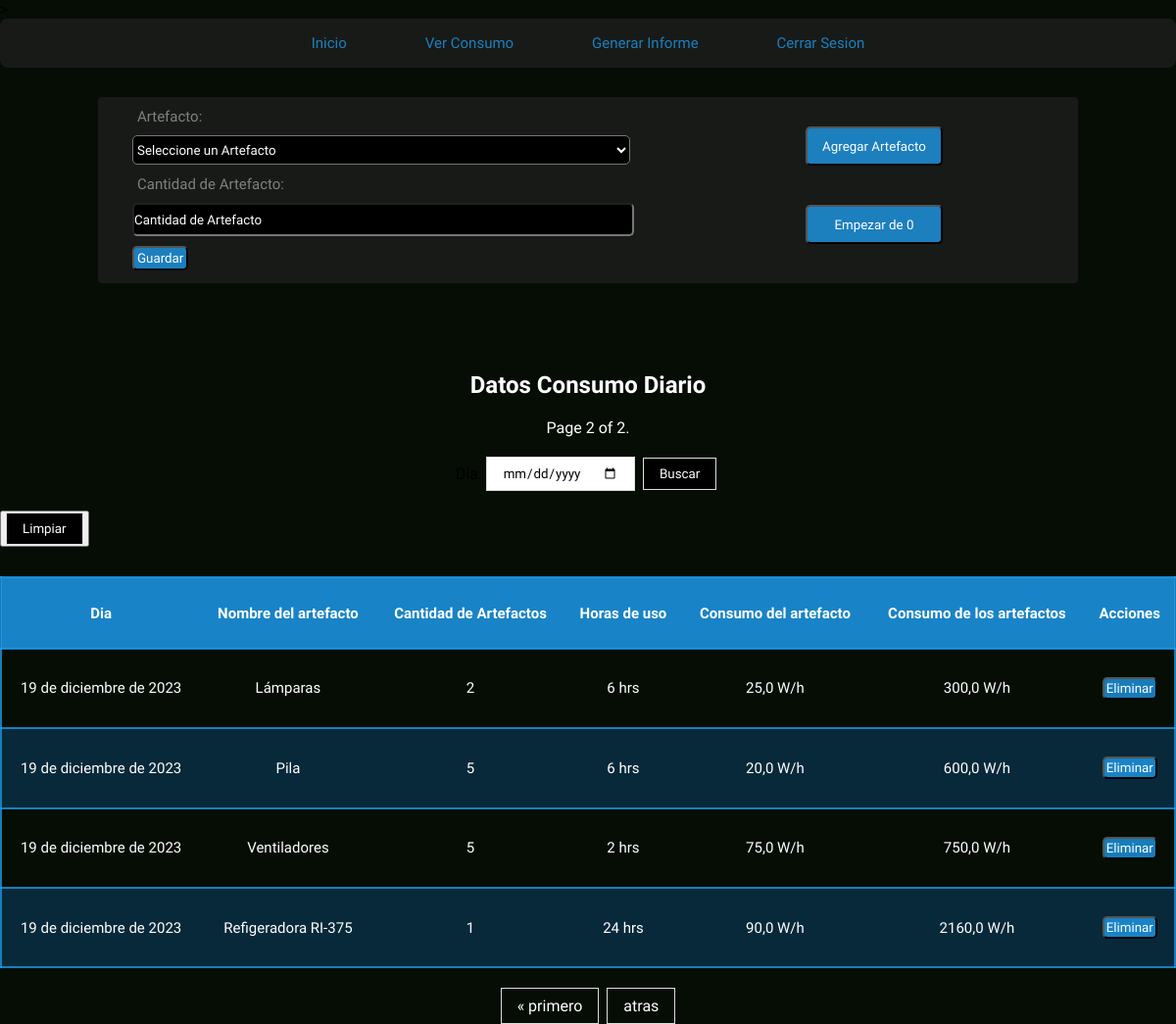
Page /paginaUsuario/inventario/?page=2 (signed in) on the earlier database version.
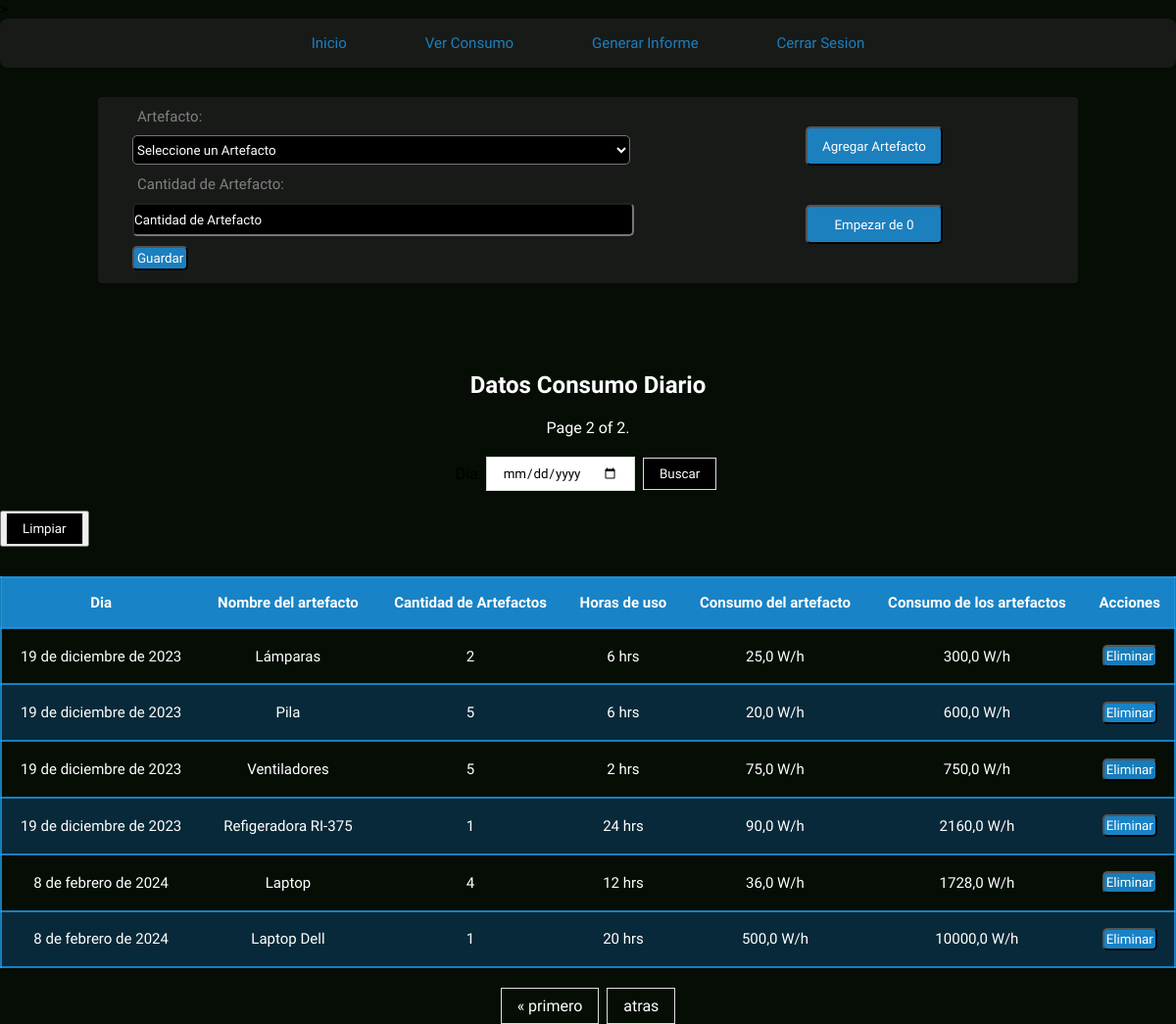
Same page on the later database version.
### energy/models.py (models this page shows, shortened)
class Inventario(models.Model):
    user = models.ForeignKey(User, on_delete=models.CASCADE)
    artefacto = models.ForeignKey(Artefacto, on_delete=models.SET_NULL, null=True, related_name="artefacto_list")
    dia = models.DateField(default=datetime.now)
    cantidad_artefacto = models.PositiveIntegerField()
    consumo_artefacto = models.FloatField(default=0)

class Artefacto(models.Model):
    user = models.ForeignKey(User, on_delete=models.CASCADE)
    nombre_artefacto = models.CharField(max_length=20)
    consumo_wh = models.FloatField(default=0)
    horas_de_uso = models.PositiveIntegerField(default=0)
    def __str__(self):
        return f"{self.nombre_artefacto}"

### energy/views.py (the view, shortened to what this page needs)
# urls.py: path('paginaUsuario/inventario/', inventario, name="inventario"),
def inventario(request):
    if request.user.is_anonymous:
        return redirect('home')
    if request.user.is_authenticated:
        inventario_artefacto = Inventario.objects.filter(user=request.user)
        consumo_diario_del_mes = Informe.objects.filter(user=request.user)
        if request.method == 'GET':
            form = InventarioForm(user=request.user)
            inventario_artefacto = inventario_artefacto.order_by('dia')
            paginacion_inventario = Paginator(inventario_artefacto, 10)
            numero_pagina = request.GET.get('page')
            inventario_artefacto = paginacion_inventario.get_page(numero_pagina)
            return render(request, 'energy/home/inventario.html', {
                'form': form,
                'inventario_artefacto': inventario_artefacto,
                'consumo_diario': consumo_diario_del_mes,
                'eliminar_inventario': eliminar_inventario,
                'filtrar_inventario': FiltrarInventarioForm
            })
        return render(request, 'energy/home/inventario.html', {
            'eliminar': eliminar_artefacto_inventario,
            'ver_todo': Inventario.objects.filter(user=request.user),
        })

### energy/forms.py
class InventarioForm(forms.ModelForm):
    artefacto = forms.ModelChoiceField(
        widget=forms.Select(attrs={'placeholder': 'Artefacto'}),
        queryset=Artefacto.objects.all(),  # Inicialmente todos los artefacto, se actualizará en el __init__
        empty_label='Seleccione un Artefacto',
        required=True,
    )
    class Meta:
        model = Inventario
        fields = ('artefacto', 'cantidad_artefacto')
        widgets = {
            'cantidad_artefacto': forms.NumberInput(attrs={'placeholder': 'Cantidad de Artefacto'}),
        }
        labels = {
            'artefacto': 'Artefacto',
            'cantidad_artefacto': 'Cantidad de Artefacto',
        }
    def __init__(self, user, *args, **kwargs):
        super(InventarioForm, self).__init__(*args, **kwargs)
        self.fields['artefacto'].queryset = Artefacto.objects.filter(user=user)

### energy/templates/energy/home/inventario.html (shortened to what this page needs)
{% load static %}
<!DOCTYPE html>
<html lang="en">
<head>
    <link rel="stylesheet" href="{% static 'energy/css/inventario.css' %}">
</head>
<body>
    <nav class="menu">
        <a href="{% url 'paginaUsuario' %}">Inicio</a>
        <a href="{% url 'proyecciones' %}">Ver Consumo</a>
        <a href="{% url 'informe' %}">Generar Informe</a>
        <a href="{% url 'cerrarSesion' %}">Cerrar Sesion</a>
    </nav>
    <div class="contenedor">
        <div class="formulario">
            <div class="form_content">
                <form method="post" action="{% url 'inventario' %}">
                    {{ form.as_p }}
                    <button type="submit">Guardar</button>
                  </form>
            </div>
            <div class="form_buttons">
                <button type="submit" ><a href="{% url 'artefacto' %}">Agregar Artefacto</a></button>
                <button type="submit"><a href="{% url 'eliminarInventario' %}"> Empezar de 0</a></button>
            </div>
        </div>
    </div>
<section class="section">
    <h1>Datos Consumo Diario</h1>
 <span class="current">
            Page {{ inventario_artefacto.number }} of {{ inventario_artefacto.paginator.num_pages }}.
 </span>
<form method="post" class="filtrar_artefacto">
    {{ filtrar_inventario }}
    <button type="submit"> Buscar</button>
</form>
<button type="submit" class="ver_todo"><a href="{% url 'inventario' %}">Limpiar</a></button>
<table>
  <tr>
      <th>Dia</th>
      <th>Nombre del artefacto</th>
      <th>Cantidad de Artefactos</th>
      <th>Horas de uso</th>
      <th>Consumo del artefacto</th>
      <th>Consumo de los artefactos</th>
      <th>Acciones</th>
  </tr>
  {% for inventario in inventario_artefacto %}
    <tr>
        <td>{{ inventario.dia }}</td>
        <td>{{ inventario.artefacto.nombre_artefacto }}</td>
        <td>{{ inventario.cantidad_artefacto }}</td>
        <td>{{ inventario.artefacto.horas_de_uso }} hrs</td>
        <td>{{ inventario.artefacto.consumo_wh }} W/h</td>
        <td>{{ inventario.consumo_artefacto }} W/h</td>
        <td>
        <form method="post" action="{% url 'eliminarArtefactoInventario' inventario.id %}">
          <button type="submit">Eliminar</button>
        </form>
        </td>
    </tr>
  {% endfor %}
</table>
<div class="pagination">
    <span class="step-links">
        {% if inventario_artefacto.has_previous %}
            <a href="?page=1">&laquo; primero</a>
            <a href="?page={{ inventario_artefacto.previous_page_number }}">atras</a>
        {% endif %}
    </span>
</div>
</section>
</body>
</html>

### energy/static/energy/css/inventario.css (style rules this page uses)
* { margin: 0; padding: 0; font-family: 'livvic', sans-serif; }
body { background-color: #050d05; }
nav { position: relative; width: 100%; height: 50px; background: #222222ab; border-radius: 8px; display: flex; justify-content: center; align-items: center; z-index: 2; }
nav a { position: relative; display: inline-block; font-size: 15px; font-weight: 500; color: #1da0f2c2; text-decoration: none; padding: 13px 35px; margin: 5px; z-index: 2; transition: color .5s; }
nav a::after { content: ''; background: linear-gradient(10deg, #222222ab, #1da0f2c2); width: 100%; height: 100%; border-radius: 8px; position: absolute; top: 100%; left: 50%; transform: translate(-50%, -50%); z-index: -1; opacity: 0; transition: top .5s, opacity .5s; }
h1 { color: white; text-align: center; }
.contenedor { display: flex; justify-content: center; }
.formulario { display: flex; margin-top: 30px; margin-bottom: 20px; padding: 0 20px; width: 80%; border-radius: 4px; background-color: #222222ab; }
.form_content { padding: 10px; width: 60%; height: 170px; }
.form_content input { width: 90%; height: 30px; border-radius: 5px; margin-top: 10px; margin-left: 5px; background-color: black; color: white; }
.form_content input::placeholder { color: white; }
.form_content select { width: 90%; height: 30px; border-radius: 5px; margin: 10px 0; margin-left: 5px; background-color: black; color: white; cursor: pointer; }
.form_content label { color: grey;; font-size: 15px; margin-left: 10px; }
.form_content button { margin-top: 10px; margin-left: 5px; color: white; background-color: #1da0f2c2; padding: 3px; border-radius: 5px; cursor: pointer; }
.form_buttons { width: 40%; flex-direction: column; text-align: center; }
.form_buttons button { display: inline; width: 140px; height: 40px; margin: 10px 80px; margin-top: 30px; background-color: #1da0f2c2; border-radius: 5px; }
.form_buttons button a { text-decoration: none; color: #fff; width: 600px; }
.section { margin-top: 70px; }
table { font-family: 'Livvic', Courier, monospace; width: 100%; height: 50vh; font-size: 15px; text-align: left; color: white; border-collapse: collapse; margin-top: 30px; }
table button { background-color: #1da0f2c2; padding: 2px; border-radius: 5px; color: #fff; cursor: pointer; }
th { font-weight: bolder; text-align: left; background-color: #1da0f2c2; }
tr { border: 2px solid #1da0f2c2; text-align: center; padding: 8px; }
tbody tr:nth-child(odd) { background-color: #0a324ac2; }
th { text-align: center; align-content: center; padding: 10px; }
td { text-align: center; padding: 10px; }

### energy/templates/energy/home/inventario.html (style rules this page uses)
.pagination { display: flex; justify-content: center; align-items: center; margin-top: 20px; }
.pagination a { color: #ffffff; float: left; padding: 8px 16px; text-decoration: none; transition: background-color .3s; border: 1px solid #ddd; }
.step-links { display: flex; align-items: center; justify-content: center; }
.step-links a { padding: 8px 16px; text-decoration: none; border: 1px solid #ddd; margin: 0 4px; }
.current { color: #ffffff; display: flex; justify-content: center; align-items: center; margin-top: 20px; }
.filtrar_artefacto { display: flex; justify-content: center; align-items: center; margin-top: 20px; }
.filtrar_artefacto input { padding: 8px 16px; text-decoration: none; border: 1px solid #ddd; margin: 0 4px; }
.filtrar_artefacto button { padding: 8px 16px; text-decoration: none; border: 1px solid #ddd; margin: 0 4px; background-color: #000; color: #ffffff; cursor: pointer; }
.ver_todo { display: flex; justify-content: center; align-items: center; margin-top: 20px; }
.ver_todo a { padding: 8px 16px; text-decoration: none; border: 1px solid #ddd; margin: 0 4px; background-color: #000; color: #ffffff; cursor: pointer; }

Differences in the rows shown:
added Inventario: dia "8 de febrero de 2024", artefacto.nombre_artefacto "Laptop", cantidad_artefacto "4", artefacto.horas_de_uso "12", artefacto.consumo_wh "36,0", consumo_artefacto "1728,0"
added Inventario: dia "8 de febrero de 2024", artefacto.nombre_artefacto "Laptop Dell", cantidad_artefacto "1", artefacto.horas_de_uso "20", artefacto.consumo_wh "500,0", consumo_artefacto "10000,0"
